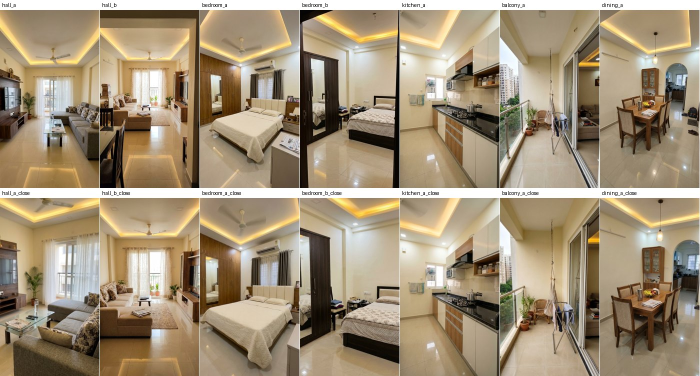
#> input picture sets/_wide_vs_close.jpg, 1400 x 752 px (shown at 1/2 size)
$ python realism.py ../sets/_wide_vs_close.jpg ../sets/balcony_a.png
#> lines starting #> are read from the running program, lines starting #| are printed output that depends on the picture
"""Phone-photo realism pass: python realism.py <in.png> <out.jpg> [--strength 1.0]
Adds fine luminance grain, a touch of chroma noise, slight sharpening, subtle vignette and phone-JPEG compression.
Keeps 1080x1350 for feed photos. Safe to run on any PNG from fal."""
import sys, numpy as np
from PIL import Image, ImageFilter, ImageEnhance
src, dst = sys.argv[1], sys.argv[2]; k = float(sys.argv[sys.argv.index("--strength")+1]) if "--strength" in sys.argv else 1.0
im = Image.open(src).convert("RGB"); im = im.resize((1080, int(1080*im.height/im.width)), Image.LANCZOS)
#> further down, im is the input picture: PIL image 1400x752 RGB; mean R, G, B 161.1, 144.8, 119.7
#> after `im = im.resize((1080, int(1080 * im.height / im.width)), Image.LANCZOS`:
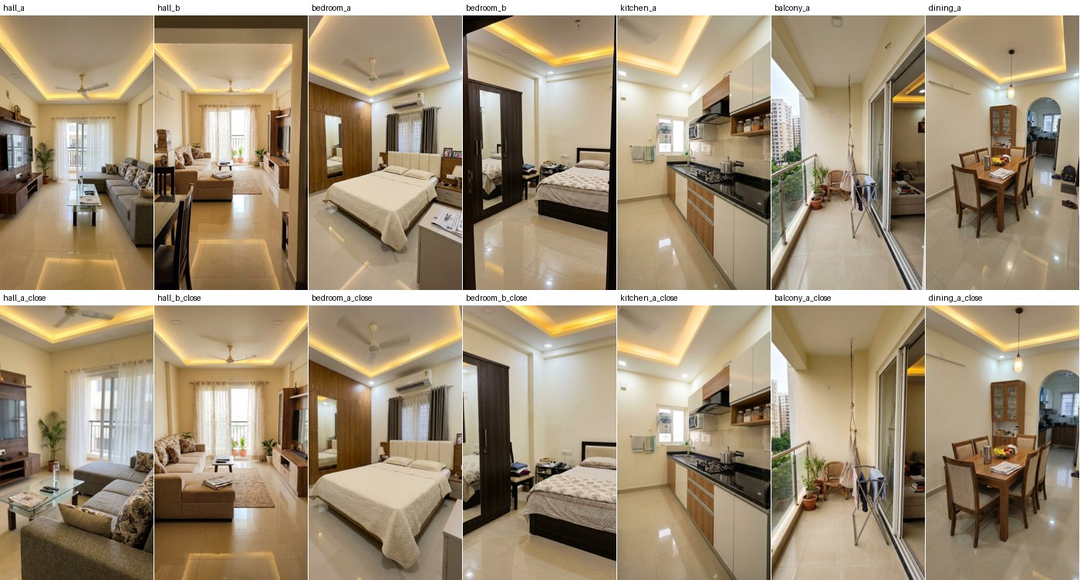
#> im: PIL image 1080x580 RGB; mean R, G, B 161, 144.8, 119.7
a = np.asarray(im).astype(np.float32)
rng = np.random.default_rng(7)
a += rng.normal(0, 3.2*k, a.shape[:2])[..., None]          # luminance grain
a += rng.normal(0, 1.2*k, a.shape)                           # chroma noise
h, w = a.shape[:2]; yy, xx = np.mgrid[0:h, 0:w]
#> after `h, w = a.shape[:2]`: h = 580; w = 1080
r = np.sqrt(((xx-w/2)/(w/2))**2 + ((yy-h/2)/(h/2))**2); a *= (1 - 0.10*k*np.clip(r-0.6, 0, 1))[..., None]   # vignette
#> after `a *= (1 - 0.1 * k * np.clip(r - 0.6, 0, 1))[..., None]`:
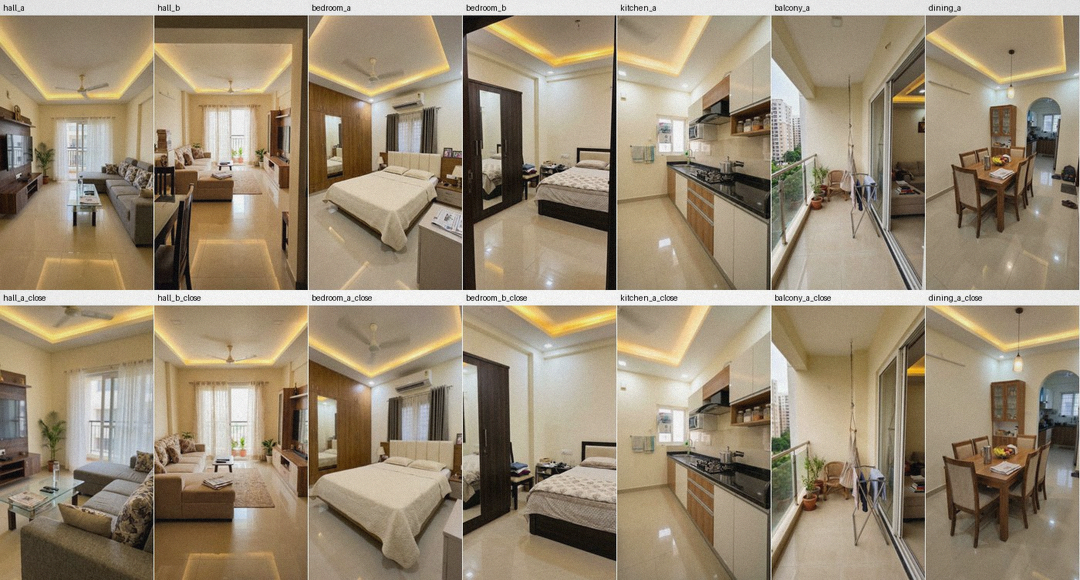
#> a: shape (580, 1080, 3) float32; mean R, G, B 157.5, 141.6, 117.1; drawn with min black and max white
im = Image.fromarray(np.clip(a, 0, 255).astype(np.uint8))
im = im.filter(ImageFilter.UnsharpMask(radius=1.2, percent=int(45*k), threshold=2))
im = ImageEnhance.Contrast(im).enhance(1.03)
im.save(dst, quality=84, subsampling=2)
